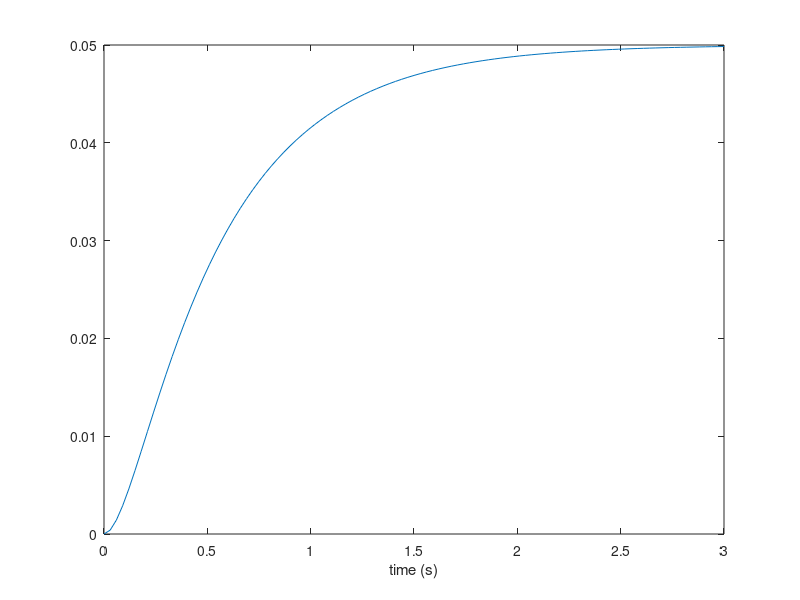

The MATLAB script that drew this image: (Note: this script raises an error after producing the figure.)
clc; clear all;
% original values
m = 1;  % 1 kg
c = 12; % 12 N-s/m
k = 20; % 20 N/m

% my values
% m = 1;        % mass (kg)
% k = 0.2;      % spring constant (N/m)
% b =  0.01;    % damper (viscious friction) (Ns/m)
% c = b;

time = 500;
% Open-Loop Response
s = tf('s');
P = 1/(m*s^2 + c*s + k) % Transfer function
% opt = stepDataOptions('InputOffset',-1,'StepAmplitude',2);
% step(P,500); ylabel('position(m)')
% C1  = pid(Kp,0,0)
% T1   = feedback(C1*P,1) % Transfer function with P-only controller

[y,t] = step(P)
p = plot(t, y);xlabel('time (s)')
p.Color = 'b';
legend('position (m)');

% legend('position (m)');
% axis([0 time 0 10]);
% saveas(gcf, './figs/ideal_step_resp2.png');



% % PID Control Values 
% Kp = 200;
% Kd = 10;
% Ki = 70;
% % Time-step 0.01 s
% t  = 0:0.01:5;
% hold on
% % Only Proportional Control
% C1  = pid(Kp,0,0)
% T1   = feedback(C1*P,1) % Transfer function with P-only controller
% step(T1,t)
% % Only Integral Control
% C2  = pid(0,Ki,0)
% T2   = feedback(C2*P,1) % Transfer function with P-only controller
% step(T2,t)
% % Only Derivative Control
% C3  = pid(0,0,Kd)
% T3   = feedback(C3*P,1) % Transfer function with P-only controller
% step(T3,t)
% % Proportional-Derivative Control
% C4  = pid(Kp,0,Kd)
% T4  = feedback(C4*P,1)
% step(T4,t)
% % Proportional-Integral Control
% C5  = pid(Kp,Ki,0)
% T5  = feedback(C5*P,1)
% step(T5,t)
% % Proportional-Integral-Derivative Control
% C6  = pid(Kp,Ki,Kd)
% T6  = feedback(C6*P,1)
% step(T6,t)
% legend('P only Control','I only Control','D only Control','PD Control','PI Control','PID Control')